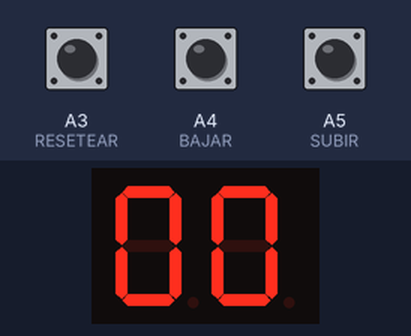
This sketch was run on a simulated Arduino Uno, built with avr-gcc and run on an emulated ATmega328P. On the bench: 2-digit seven-segment display. Wiring (inferred from the names in the program): 2-digit 7-segment display, segments lit when HIGH: segments pin 10, pin 11, pin 5, pin 6, pin 7, pin 9, pin 8; digit selects pin 2, pin 3. The test bench sets the inputs (shaded band); at power-on: A5 (SUBIR) HIGH, A3 (RESETEAR) HIGH, A4 (BAJAR) HIGH. The segment pins are drawn as the display they are named for.

Above: at 1.2 s.
1.3 s: A5 (SUBIR) pulled LOW for 0.15 s
At 2.2 s:
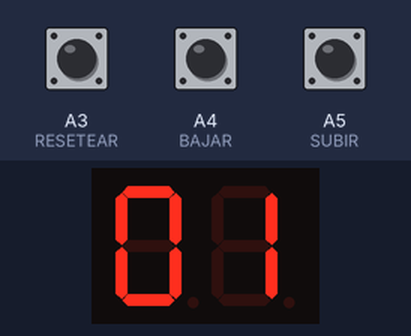
2.9 s: A5 (SUBIR) pulled LOW for 1 s
At 2.96 s:
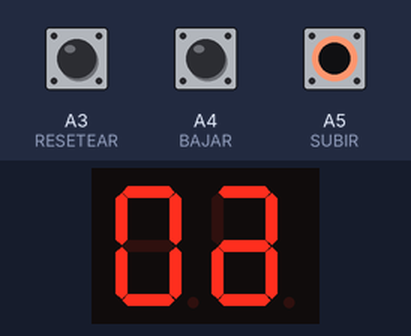
Timing chart, 0 to 5.9 s (numbered marks = the images above; inputs shaded):
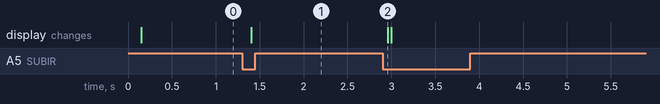

Measured:
- after the input at 1.3 s, the display: changes after 0.10 s (image 1)
- after the input at 2.9 s, the display: changes after 0.06 s (image 2)

The sketch:

codigo_contador_0_a_99.ino
```cpp
// C++ code
//

/*
En este circuito utilizamos 7 conexiones para conectar dos
displays a la placa de Arduino. Dichos displays están interconectados
entre sí a través de la técnica de la multiplexación.
Los negativos de los displays están conectados
en los pines 2 y 3, de forma que se pueda mostrar números de manera
independiente en cada uno de ellos. Por ejemplo, si el display que
se quiere encender es el definido como DECENAS, por el pin de salida
del display definido como UNIDADES enviamos 5v para que la diferencia
de potencial sea 0 y no circule corriente, y al de DECENAS lo dejamos
en GND para que haya diferencia de potencial y la corriente circule.
Alternamos el encendido y apagado de cada display con un delay muy corto
que nos permita crear la falsa sensación de que están encendidos
en simultaneo y mostrar los números que queramos.

*/

/* Define los segmentos A de cada display con el pin 10...*/
#define A 10
#define B 11
#define C 5
#define D 6
#define E 7
#define F 9
#define G 8

/*Se definen los displays UNIDADES y DECENAS
con los pines 3 y 2 respectivamente*/
#define UNIDADES 3
#define DECENAS 2

/*Se definen los pulsadores SUBIR, BAJAR y RESETEAR
con los pines A5, A4 y A3 respectivamente*/
#define SUBIR A5
#define BAJAR A4
#define RESETEAR A3

void setup()
{
  pinMode(A, OUTPUT);
  pinMode(B, OUTPUT);
  pinMode(C, OUTPUT);
  pinMode(D, OUTPUT);
  pinMode(E, OUTPUT);
  pinMode(F, OUTPUT);
  pinMode(G, OUTPUT);
  pinMode(UNIDADES, OUTPUT);
  pinMode(DECENAS, OUTPUT);

  /*Utilizamos la configuración PULLUP para los pulsadores,
  de manera que estén conectados a la resistencia interna de la placa*/
  pinMode(SUBIR, INPUT_PULLUP);
  pinMode(BAJAR, INPUT_PULLUP);
  pinMode(RESETEAR, INPUT_PULLUP);
}


/*Defino como NO PRESIONADOS a los valores iniciales
de estas tres variables*/
int subirAnterior = 1;
int bajarAnterior = 1;
int resetearAnterior = 1;

int unidades = 0;
int decenas = 0;


/*Enciende y apaga de manera alternativa cada display,
con un delay de 50 milisegundos entre un display y el otro,
mostrando los números que deseamos como si ambos estuviesen encendidos
simultaneamente.*/
void loop()
{
  ManipularBotones();
  PrenderDisplay(UNIDADES, unidades);
  delay(50);
  PrenderDisplay(DECENAS, decenas);
  delay(50);
}


/*Chequea el estado de los pulsadores utilizando las funciones
Subir(), Bajar() y Resetear(). Actualiza los valores de las variables
subirAnterior, bajarAnterior y resetearAnterior.*/
void ManipularBotones()
{
  subirAnterior = Subir(SUBIR, subirAnterior);
  bajarAnterior = Bajar(BAJAR, bajarAnterior);
  resetearAnterior = Resetear(RESETEAR, resetearAnterior);
}


/*Aumenta el valor de las unidades o decenas de 1 en 1
cuando el pulsador es presionado. Si el valor de las unidades
alcanza el valor de 10, unidades vuelve a valer cero
y decenas aumenta un valor.
La función retorna el estado del botón*/
int Subir(int pulsador, int estadoAntBoton)
{
  int estadoBoton = digitalRead(pulsador);
  if (estadoBoton == 0 && estadoAntBoton == 1)
  {
    unidades++;
    if (unidades == 10)
    {
      unidades = 0;
      decenas++;
      if (decenas == 10)
      {
        decenas = 0;
      }
    }
  }
  return estadoBoton;
}


/*Disminuye el valor de las unidades o decenas de 1 en 1
cuando el pulsador es presionado. Si el valor de las unidades
alcanza el valor de 0, unidades pasa a valer 9 y
decenas disminuye un valor.
La función retorna el estado del botón*/
int Bajar(int pulsador, int estadoAntBoton)
{
  int estadoBoton = digitalRead(pulsador);
  int cambio = !estadoBoton && estadoAntBoton;
  if (cambio) //Si presioné, entonces ejecutame.
  {
    // Añade una verificación aquí para ver si ambas variables son 0
    if (unidades == 0 && decenas == 0)
    {
      // No hacer nada si ambas son 0
    }
    else
    {
      unidades--;
      if (unidades < 0)
      {
        unidades = 9;
        decenas--;
        if (decenas < 0)
        {
          decenas = 0;
        }
      }
    }
  }
  return estadoBoton;
}


/*Reinicia los valores a cero de unidades y decenas
cuando el pulsador es presionado.
La función retorna el estado del botón*/
int Resetear(int pulsador, int estadoAntBoton)
{
  int estadoBoton = digitalRead(pulsador);
  int cambio = !estadoBoton && estadoAntBoton;
  if (cambio)
  {
    unidades = 0;
    decenas = 0;
  }
  return estadoBoton;
}


/*Enciende los segmentos del display pasado por parámetro.
Utiliza la función MostrarNumero() para encender los
segmentos correspondientes al número ingresado por parámetro*/
void PrenderDisplay(int display, int numero)
{
  if (display == UNIDADES)
  {
    digitalWrite(DECENAS, HIGH);
    digitalWrite(UNIDADES, LOW);
  }
  else if (display == DECENAS)
  {
    digitalWrite(DECENAS, LOW);
    digitalWrite(UNIDADES, HIGH);
  }
  else
  {
    digitalWrite(DECENAS, LOW);
    digitalWrite(UNIDADES, LOW);
  }
  MostrarNumero(numero);
}


/*Enciende los segmentos del display según el número pasado por parámetro.
Utiliza la función ApagarDisplay() para apagar todos los segmentos
antes de encender los segmentos correspondientes.*/
void MostrarNumero(int numero)
{
  ApagarDisplay();
  switch (numero)
  {
    case 0:
    digitalWrite(A, HIGH);
    digitalWrite(B, HIGH);
    digitalWrite(C, HIGH);
    digitalWrite(D, HIGH);
    digitalWrite(E, HIGH);
    digitalWrite(F, HIGH);
    break;
    case 1:
    digitalWrite(B, HIGH);
    digitalWrite(C, HIGH);
    break;
    case 2:
    digitalWrite(A, HIGH);
    digitalWrite(B, HIGH);
    digitalWrite(G, HIGH);
    digitalWrite(E, HIGH);
    digitalWrite(D, HIGH);
    break;
    case 3:
    digitalWrite(A, HIGH);
    digitalWrite(B, HIGH);
    digitalWrite(C, HIGH);
    digitalWrite(D, HIGH);
    digitalWrite(G, HIGH);
    break;
    case 4:
    digitalWrite(B, HIGH);
    digitalWrite(C, HIGH);
    digitalWrite(F, HIGH);
    digitalWrite(G, HIGH);
    break;
    case 5:
    digitalWrite(A, HIGH);
    digitalWrite(C, HIGH);
    digitalWrite(D, HIGH);
    digitalWrite(F, HIGH);
    digitalWrite(G, HIGH);
    break;
    case 6:
    digitalWrite(A, HIGH);
    digitalWrite(C, HIGH);
    digitalWrite(D, HIGH);
    digitalWrite(E, HIGH);
    digitalWrite(F, HIGH);
    digitalWrite(G, HIGH);
    break;
    case 7:
    digitalWrite(A, HIGH);
    digitalWrite(B, HIGH);
    digitalWrite(C, HIGH);
    break;
    case 8:
    digitalWrite(A, HIGH);
    digitalWrite(B, HIGH);
    digitalWrite(C, HIGH);
    digitalWrite(D, HIGH);
    digitalWrite(E, HIGH);
    digitalWrite(F, HIGH);
    digitalWrite(G, HIGH);
    break;
    case 9:
    digitalWrite(A, HIGH);
    digitalWrite(B, HIGH);
    digitalWrite(C, HIGH);
    digitalWrite(D, HIGH);
    digitalWrite(F, HIGH);
    digitalWrite(G, HIGH);
    break;
  }
}


/*Apaga todos los segmentos del display*/
void ApagarDisplay()
{
  digitalWrite(A, LOW);
  digitalWrite(B, LOW);
  digitalWrite(C, LOW);
  digitalWrite(D, LOW);
  digitalWrite(E, LOW);
  digitalWrite(F, LOW);
  digitalWrite(G, LOW);
}
```
